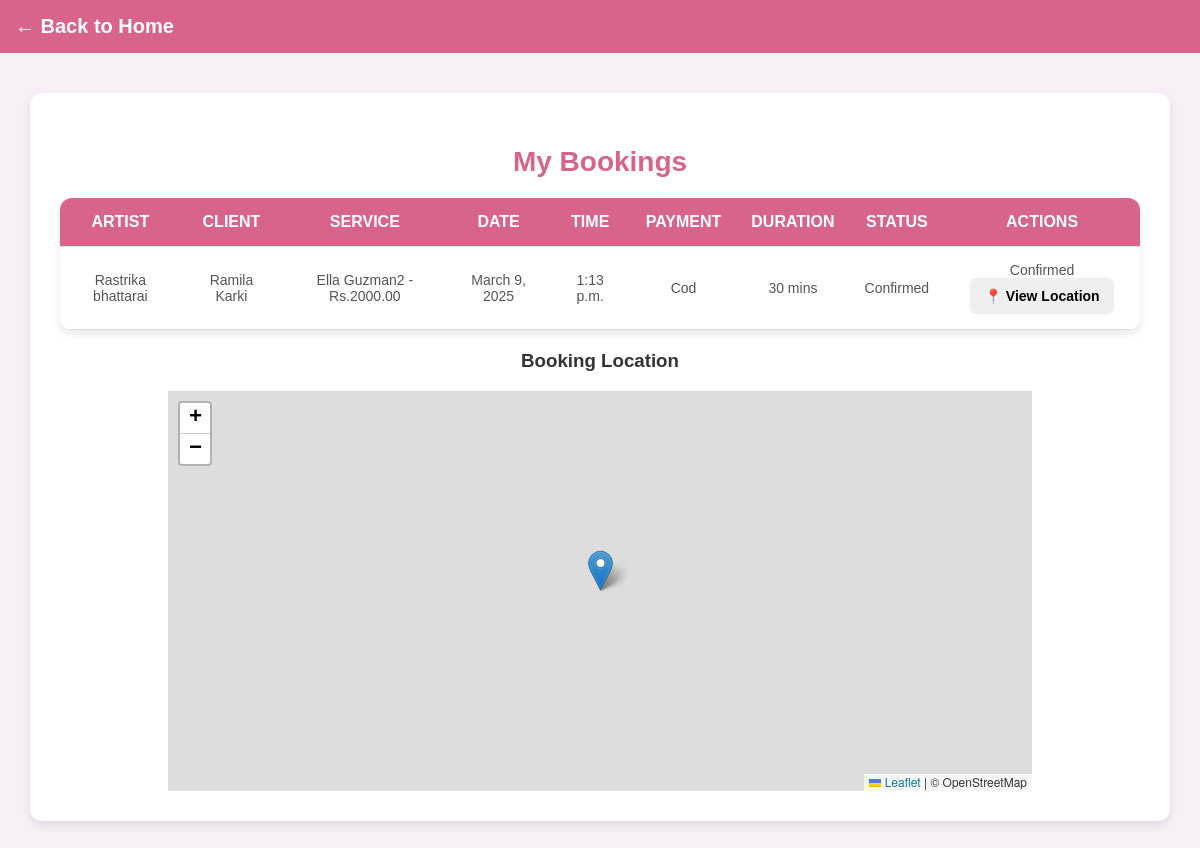
The app's page /bookings/ (signed in) with its own data.
### accounts/models.py (models this page shows, shortened)
class Booking(models.Model):
    PAYMENT_CHOICES = [
        ("khalti", "Khalti"),
        ("cod", "Cash on Delivery"),
    ]
    STATUS_CHOICES = [
        ("Pending", "Pending"),
        ("Confirmed", "Confirmed"),
        ("Cancelled", "Cancelled"),
    ]
    artist = models.ForeignKey(User, on_delete=models.CASCADE, related_name="bookings")
    client = models.ForeignKey(User, on_delete=models.CASCADE, related_name="client_bookings")
    service = models.ForeignKey("Service", on_delete=models.CASCADE, null=True, blank=True)
    date = models.DateField()
    time = models.TimeField()
    payment_method = models.CharField(max_length=10, choices=PAYMENT_CHOICES, default="cod")
    payment_status = models.CharField(max_length=20, default="Pending")
    status = models.CharField(max_length=10, choices=STATUS_CHOICES, default="Pending")
    latitude = models.DecimalField(max_digits=9, decimal_places=6, null=True, blank=True)  # ✅ Allow 6 decimal places
    longitude = models.DecimalField(max_digits=9, decimal_places=6, null=True, blank=True)  # ✅ Allow 6 decimal places
    created_at = models.DateTimeField(auto_now_add=True)
    class Meta:
        unique_together = ('artist', 'date', 'time')  # ✅ Prevent duplicate bookings

class User(AbstractUser):
    username = None  # ✅ Remove username field completely
    email = models.EmailField(unique=True)  # Email as the unique identifier
    phone = models.CharField(max_length=15, unique=True)
    password = models.CharField(max_length=100)
    profile_image = models.ImageField(upload_to="profile_images/", null=True, blank=True)
    is_verified = models.BooleanField(default=False)
    is_artist = models.BooleanField(default=False)
    otp = models.CharField(max_length=6, blank=True, null=True)  # ✅ Stores OTP
    city = models.CharField(max_length=100, null=True, blank=True)
    works_at = models.CharField(max_length=255, null=True, blank=True)
    experience_years = models.IntegerField(default=0, null=True, blank=True)
    training_certificate = models.FileField(upload_to="certificates/", null=True, blank=True)
    is_available = models.BooleanField(default=True)
    USERNAME_FIELD = "email"  # ✅ Login using email instead of username
    REQUIRED_FIELDS = []  # ✅ Don't require username
    objects = CustomUserManager()  # ✅ Use custom manager

class Service(models.Model):
    artist = models.ForeignKey(User, related_name='services', on_delete=models.CASCADE)
    service_name = models.CharField(max_length=255)
    price = models.DecimalField(max_digits=10, decimal_places=2)
    duration = models.CharField(max_length=50, default="30 mins")
    description = models.TextField(blank=True, null=True)
    created_at = models.DateTimeField(auto_now_add=True)

### accounts/views.py (the view)
# urls.py: path('bookings/', bookings, name='bookings'),
def bookings(request):
    user = request.user
    if user.is_artist:
        user_bookings = Booking.objects.filter(artist=user)
    else:
        user_bookings = Booking.objects.filter(client=user)
    return render(request, 'accounts/bookings.html', {'user_bookings': user_bookings})

### accounts/templates/accounts/bookings.html (shortened to what this page needs)
{% load static %}
<!DOCTYPE html>
<html lang="en">
<head>
    <link rel="stylesheet" href="{% static 'css/bookings2.css' %}">
    <link rel="stylesheet" href="https://unpkg.com/leaflet/dist/leaflet.css">
</head>
<body>
    <header>
        <a href="{% url 'artist_dashboard' %}">← Back to Home</a>
    </header>
    <div class="bookings-container">
        <h2>My Bookings</h2>
        {% if user_bookings %}
            <table>
                <thead>
                    <tr>
                        <th>Artist</th>
                        <th>Client</th>
                        <th>Service</th>
                        <th>Date</th>
                        <th>Time</th>
                        <th>Payment</th>
                        <th>Duration</th>
                        <th>Status</th>
                        <th>Actions</th>
                    </tr>
                </thead>
                <tbody>
                    {% for booking in user_bookings %}
                    <tr>
                        <td>{{ booking.artist.first_name }} {{ booking.artist.last_name }}</td>
                        <td>{{ booking.client.first_name }} {{ booking.client.last_name }}</td>
                        <td>{{ booking.service.service_name }} - Rs.{{ booking.service.price }}</td>
                        <td>{{ booking.date }}</td>
                        <td>{{ booking.time }}</td>
                        <td>{{ booking.payment_method|title }}</td>
                        <td>{{ booking.service.duration }}</td>
                        <td id="status-{{ booking.id }}">{{ booking.status }}</td>
                        <td>
                            {% if booking.status == "Pending" %}
                                <button onclick="updateBookingStatus({{ booking.id }}, 'Confirmed')">Confirm</button>
                                <button onclick="updateBookingStatus({{ booking.id }}, 'Cancelled')">Cancel</button>
                            {% else %}
                                {{ booking.status }}
                            {% endif %}
                            <button onclick="viewLocation({{ booking.latitude }}, {{ booking.longitude }})">📍 View Location</button>
                        </td>
                    </tr>
                    {% endfor %}
                </tbody>
            </table>
        {% else %}
            <p>No bookings found.</p>
        {% endif %}
        <div id="map-container">
            <h3>Booking Location</h3>
            <div id="map"></div>
        </div>
    </div>
</body>
</html>

### accounts/static/css/bookings2.css (style rules this page uses)
body { font-family: 'Poppins', sans-serif; background-color: #f9f0f7; color: #333; margin: 0; padding: 0; text-align: center; }
header { background-color: #D8648C; color: white; padding: 15px; text-align: left; font-size: 18px; font-weight: bold; }
header a { color: white; text-decoration: none; font-size: 20px; font-weight: 600; }
.bookings-container { max-width: 90%; margin: 40px auto; background: white; padding: 30px; border-radius: 12px; box-shadow: 0 4px 10px rgba(0, 0, 0, 0.1); }
h2 { font-size: 28px; color: #D8648C; margin-bottom: 20px; }
table { width: 100%; border-collapse: collapse; margin-top: 20px; background: white; border-radius: 12px; overflow: hidden; box-shadow: 0 4px 8px rgba(0, 0, 0, 0.1); }
th, td { padding: 15px; border-bottom: 1px solid #ddd; text-align: center; }
th { background: #D8648C; color: white; font-size: 16px; text-transform: uppercase; }
td { font-size: 14px; color: #555; }
button { padding: 10px 14px; font-size: 14px; font-weight: bold; border: none; border-radius: 6px; cursor: pointer; transition: 0.3s ease-in-out; }

### accounts/templates/accounts/bookings.html (style rules this page uses)
#map-container { margin-top: 20px; width: 100%; text-align: center; }
#map { height: 400px; width: 80%; margin: auto; }

### records on screen
Booking: artist.first_name "Rastrika", artist.last_name "bhattarai", client.first_name "Ramila", client.last_name "Karki", service.service_name "Ella Guzman2", service.price "2000.00", date "March 9, 2025", time "1:13 p.m.", payment_method "Cod", service.duration "30 mins", status "Confirmed"
